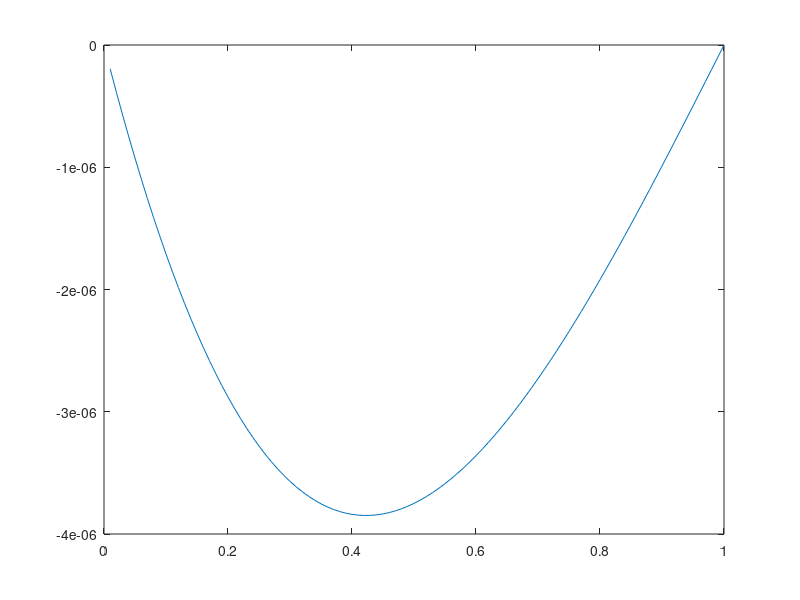

Reproduce this figure in MATLAB.
base = 0.1; %Cross Section
height = base;
E = 200 * 10^9; %200 GPa

Length = 1; %Meters 
a = .01;  %for centered impact, set a to Length / 2
b = Length - a; %The amount of significant figures in a and b are limited to the significant figures in the variable "step"

I = (1/12) * base * (height^3); %m^4

Static_Load = 10000; %10 KN

%Note: Xm model only works when a >= b. Any results for 
if a >= b
    Xm = sqrt(((Length^2)-(b^2))/3); 
else 
    Xm = 1 - (sqrt(((Length^2)-(a^2))/3)); 
end

Maximum_Deflection = (Static_Load * b * (((Length^2)-(b^2))^(3/2))) / (9 * sqrt(3) * Length * E * I);
Center_Deflection = ((Static_Load * b) / (48 * E *I)) * ((3 * (Length ^2)) - (4 * (b^2)));

step = 0.01;
start = zeros(1, Length/step);
first = double(start);
x = double(start);
for k = 1: a / step
    deflection = -(((Static_Load * b * (k * step))) / (6 * Length * E * I)) * (Length^2 - b^2 - (k * step)^2);    
    first(k) = deflection;
    x(k) = k * step;
end

for k = a/step : Length / step
    
    deflection = -(((Static_Load * b )/ (6 * Length * E * I)) * ((Length/b) * ((k*step)-a)^3 +((Length^2)-(b^2))*(k*step)-(k*step)^3));
    first(k) = deflection;
    x(k) = k * step;

end
plot(x, first);
filename = 'Beam_Deflection.xlsx';
%writematrix(x, filename, 'Sheet', 'Deflections2', 'Range', 'B2');  %Used
%to write to an Excel chart
%writematrix(first, filename, 'Sheet', 'Deflections2', 'Range', 'B4');

Xm
